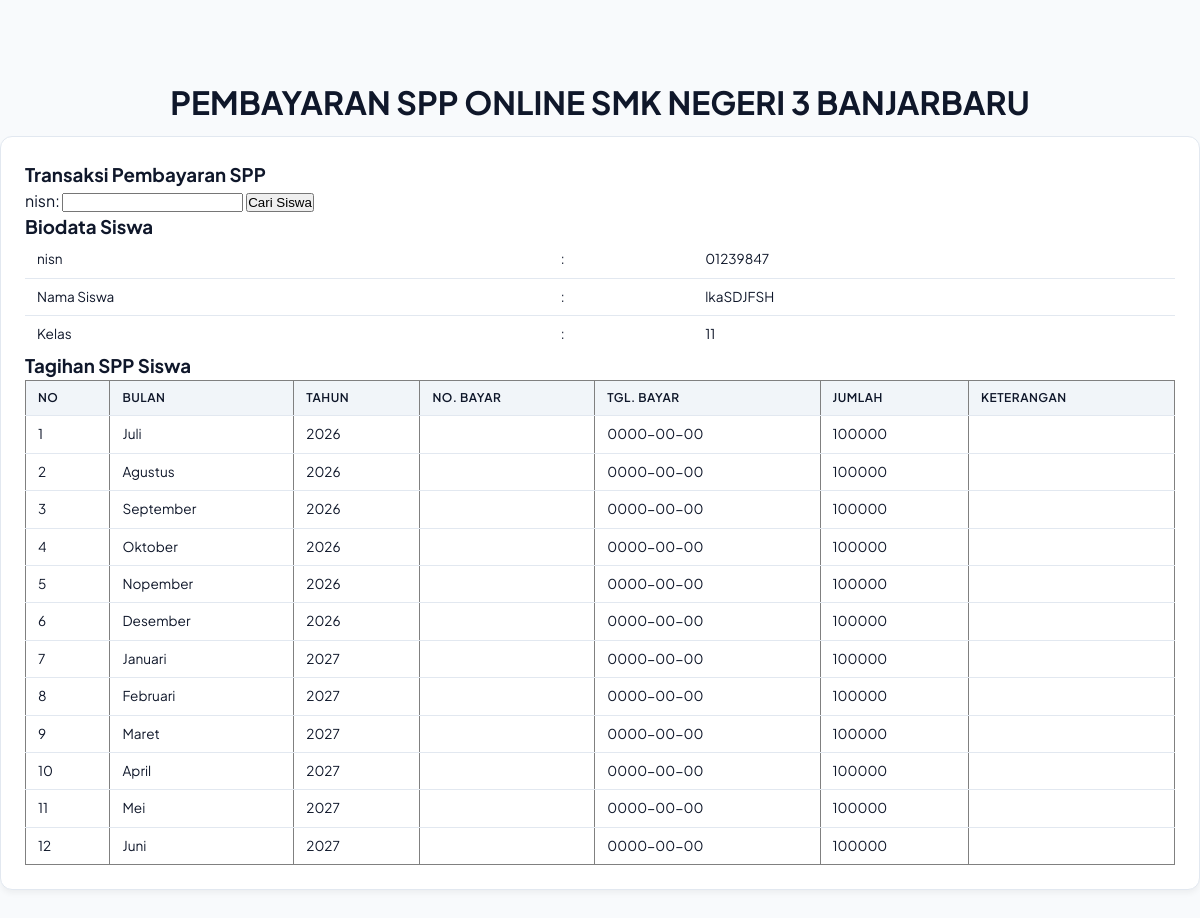
The page /spp_oyan/bayar.php?nisn=01239847 on the database its author committed.
### tables this page shows
CREATE TABLE `siswa` (
  `nisn` varchar(10) NOT NULL,
  `nis` varchar(8) NOT NULL,
  `nama` varchar(35) NOT NULL,
  `id_kelas` varchar(11) NOT NULL,
  `alamat` text NOT NULL,
  `no_telp` varchar(15) NOT NULL,
  `id_spp` varchar(5) NOT NULL
);

CREATE TABLE `kelas` (
  `id_kelas` varchar(5) NOT NULL,
  `nama_kelas` varchar(10) NOT NULL,
  `kompetensi_keahlian` varchar(30) NOT NULL
);

CREATE TABLE `pembayaran` (
  `id_pembayaran` int(10) NOT NULL,
  `no_bayar` varchar(11) DEFAULT NULL,
  `id_petugas` varchar(5) DEFAULT NULL,
  `nisn` varchar(10) NOT NULL,
  `tgl_pembayaran` date NOT NULL,
  `bulan_tagihan` varchar(12) NOT NULL,
  `tahun_tagihan` int(4) NOT NULL,
  `id_spp` varchar(5) NOT NULL,
  `keterangan` varchar(10) NOT NULL
);

CREATE TABLE `spp` (
  `id_spp` varchar(5) NOT NULL,
  `tahun` int(4) NOT NULL,
  `nominal` int(10) NOT NULL
);

### spp_oyan/bayar.php (the view, shortened to what this page needs)
<!DOCTYPE html>
<html lang="en">
<head>
    <link rel="stylesheet" type="text/css" href="src/style.css">
</head>
<body>
    <br>
    <br>
    <header>
        <h1 class="judul">PEMBAYARAN SPP ONLINE SMK NEGERI 3 BANJARBARU</h1>
    </header>
    <div class="blog">
        <div class="conteudo">
            <h3>Transaksi Pembayaran SPP</h3>
            <form action="" method="get">
                nisn: <input type="text" name="nisn">
                <input type="submit" value="Cari Siswa" name="cari">
            </form>
            <?php
            include_once "src/koneksi.php";
            if (isset($_GET['nisn']) && $_GET['nisn'] != '') {
                $sqlSiswa = mysqli_query($koneksi, "SELECT * FROM kelas JOIN siswa ON kelas.id_kelas = siswa.id_kelas
                JOIN spp ON siswa.id_spp = spp.id_spp WHERE nisn='$_GET[nisn]'");
                $data = mysqli_fetch_array($sqlSiswa);
            ?>
                <h3>Biodata Siswa</h3>
                <table>
                    <tr>
                        <td>nisn</td>
                        <td>:</td>
                        <td><?php echo $data['nisn']; ?></td>
                    </tr>
                    <tr>
                        <td>Nama Siswa</td>
                        <td>:</td>
                        <td><?php echo $data['nama']; ?></td>
                    </tr>
                    <tr>
                        <td>Kelas</td>
                        <td>:</td>
                        <td><?php echo $data['nama_kelas']; ?></td>
                    </tr>
                </table>
                <h3>Tagihan SPP Siswa</h3>
                <table border="1">
                    <tr>
                        <th>No</th>
                        <th>Bulan</th>
                        <th>Tahun</th>
                        <th>No. Bayar</th>
                        <th>Tgl. Bayar</th>
                        <th>Jumlah</th>
                        <th>Keterangan</th>
                    </tr>
                    <?php
                    $sql = mysqli_query($koneksi, "SELECT * FROM pembayaran JOIN spp ON
                pembayaran.id_spp = spp.id_spp WHERE nisn='$data[nisn]'");
                    $no = 1;
                    while ($data = mysqli_fetch_array($sql)) {
                        echo " <tr>
                    <td>$no</td>
                    <td>$data[bulan_tagihan]</td>
                    <td>$data[tahun_tagihan]</td>
                    <td>$data[no_bayar]</td>
                    <td>$data[tgl_pembayaran]</td>
                    <td>$data[nominal]</td>
                    <td>$data[keterangan]</td>
                    </tr>";
                        $no++;
                    }
                    ?>
                </table>
            <?php
            }
            ?>
        </div>
    </div>
</body>
</html>

### spp_oyan/src/style.css (style rules this page uses)
:root { --primary: #4f46e5; --bg-main: #f8fafc; --card-bg: #ffffff; --text-dark: #0f172a; --text-muted: #64748b; --border-color: #e2e8f0; --radius: 12px; --shadow: 0 4px 6px -1px rgba(0, 0, 0, 0.05); }
* { box-sizing: border-box; margin: 0; padding: 0; }
body { background-color: var(--bg-main); font-family: 'Plus Jakarta Sans', sans-serif; color: var(--text-dark); line-height: 1.5; padding-bottom: 40px; }
header { text-align: center; padding: 30px 20px 10px; }
.conteudo { background: var(--card-bg); padding: 24px; border-radius: var(--radius); border: 1px solid var(--border-color); box-shadow: var(--shadow); }
table { width: 100%; border-collapse: collapse; background: var(--card-bg); text-align: left; font-size: 0.85rem; }
th { background: #f1f5f9; color: var(--text-dark); font-weight: 600; font-size: 0.75rem; text-transform: uppercase; letter-spacing: 0.5px; padding: 8px 12px; border-bottom: 1px solid var(--border-color); }
td { padding: 8px 12px; border-bottom: 1px solid var(--border-color); color: var(--text-dark); white-space: nowrap; }
tr:last-child td { border-bottom: none; }

### rows shown on the page
siswa: nisn "01239847", nama "lkaSDJFSH", id_kelas.nama_kelas "11"
pembayaran: bulan_tagihan "Juli", tahun_tagihan "2026", tgl_pembayaran "0000-00-00", id_spp.nominal "100000"
pembayaran: bulan_tagihan "Agustus", tahun_tagihan "2026", tgl_pembayaran "0000-00-00", id_spp.nominal "100000"
pembayaran: bulan_tagihan "September", tahun_tagihan "2026", tgl_pembayaran "0000-00-00", id_spp.nominal "100000"
pembayaran: bulan_tagihan "Oktober", tahun_tagihan "2026", tgl_pembayaran "0000-00-00", id_spp.nominal "100000"
pembayaran: bulan_tagihan "Nopember", tahun_tagihan "2026", tgl_pembayaran "0000-00-00", id_spp.nominal "100000"
pembayaran: bulan_tagihan "Desember", tahun_tagihan "2026", tgl_pembayaran "0000-00-00", id_spp.nominal "100000"
pembayaran: bulan_tagihan "Januari", tahun_tagihan "2027", tgl_pembayaran "0000-00-00", id_spp.nominal "100000"
pembayaran: bulan_tagihan "Februari", tahun_tagihan "2027", tgl_pembayaran "0000-00-00", id_spp.nominal "100000"
pembayaran: bulan_tagihan "Maret", tahun_tagihan "2027", tgl_pembayaran "0000-00-00", id_spp.nominal "100000"
pembayaran: bulan_tagihan "April", tahun_tagihan "2027", tgl_pembayaran "0000-00-00", id_spp.nominal "100000"
pembayaran: bulan_tagihan "Mei", tahun_tagihan "2027", tgl_pembayaran "0000-00-00", id_spp.nominal "100000"
pembayaran: bulan_tagihan "Juni", tahun_tagihan "2027", tgl_pembayaran "0000-00-00", id_spp.nominal "100000"
